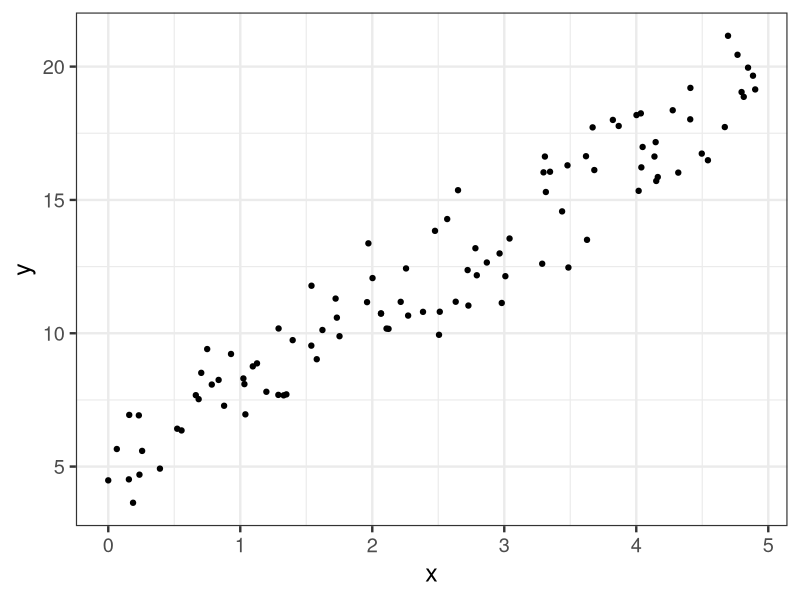
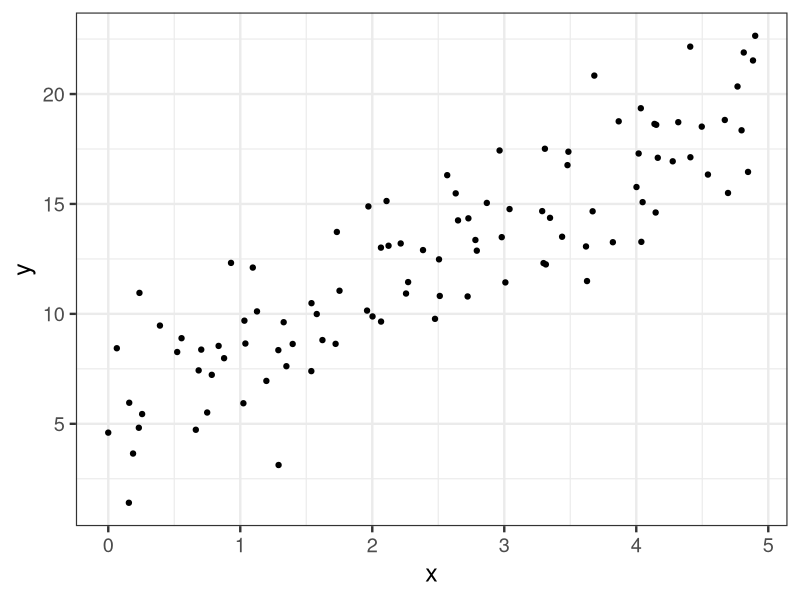
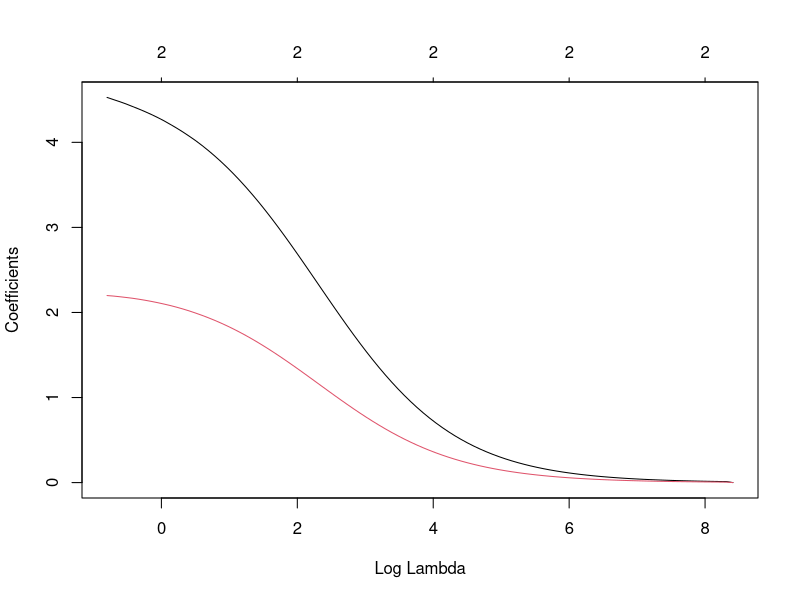

These charts were generated, in order, by the following R code:
## ---- chunk 1
options(width = 95)
library(knitr)
opts_chunk$set(comment="", 
               digits = 3, 
               tidy = FALSE, 
               prompt = TRUE,
               fig.align = 'center')
require(magrittr, quietly = TRUE)
require(ggplot2, quietly = TRUE)
theme_set(theme_bw(base_size = 18) + theme(legend.position = "top"))
## ---- chunk 2
#| echo: true 
#| layout-ncol: 2
set.seed(8740)

# N rows
N <- 100
# predictor x runs from 0-5 in steps of 5/N plus a bit of noise
x <- seq( 0, 5, 5/(N-1) ) + rnorm(N, 0, 0.1)

# when we regress y on x we should: 
#   - estimate an intercept close to 5 
#   - estimate the coefficient of x as close to 3 
dat0 <- 
  tibble::tibble( 
    x = x 
    # y is linearly related to x, plus some noise
    , y = 5 + 3*x + rnorm(N, 0, 1.5)
  )

dat0 %>% 
  ggplot(aes(x = x, y = y)) +
  geom_point()

lm(y~x, dat0)
## ---- chunk 3
# create a list with 100 elements,
# just so we run the regression 100 times
1:100 %>% as.list() %>% 
  # for each element of the list, run the function 
  purrr::map(
    .f = function(...){ # we don't use any of arguments
      # run the regression on the same data
      tibble::tibble( 
        x = x 
        # y is linearly related to x, plus some noise
        , y = 5 + 3*x + rnorm(N, 0, 1.5)
      ) %>% lm(y~., .) %>% 
        # extract the intercept and coefficient
        broom::tidy() %>% 
        dplyr::select(1:2) 
    }
  ) %>% 
  # combine all the estimates
  dplyr::bind_rows() %>% 
  dplyr::group_by(term) %>% 
  # summarize the combined estimates
  dplyr::summarize(
    mean = mean(estimate)
    , variance = var(estimate) 
  ) 
## ---- chunk 4
#| layout-ncol: 2
dat1 <- 
  tibble::tibble( 
    a = x/3 + rnorm(N,0, 0.01)
    , b = x*2/3 + rnorm(N,0, 0.01)
    , y = 5 + 3*(a+b) + rnorm(N, 0, 2)
  )

dat1 %>% 
  ggplot(aes(x = x, y = y)) +
  geom_point()

lm(y ~ a + b, dat1)
## ---- chunk 5
lm(y ~ a + b, dat1) %>% broom::tidy() %>% dplyr::select(1,2) %>% 
  tidyr::pivot_wider(names_from = term, values_from = estimate) %>% 
  dplyr::mutate(
    check = a/3 + 2 * b/3
  )
## ---- chunk 6
# create a list with 100 elements,
# just so we run the regression 100 times
1:100 %>% as.list() %>% 
  # run the 
  purrr::map(
    .f = function(...){ # we don't use any of arguments
      # run the regression on the same data
      tibble::tibble( 
        a = x/3 + rnorm(N,0, 0.01)
        , b = x*2/3 + rnorm(N,0, 0.01)
        , y = 5 + 3*(a+b) + rnorm(N, 0, 2)
      ) %>% lm(y~., .) %>% 
        # extract the intercept and coefficient
        broom::tidy() %>% 
        dplyr::select(1:2) 
    }
  ) %>% 
  # combine all the estimates
  dplyr::bind_rows() %>% 
  dplyr::group_by(term) %>% 
  # summarize the combined estimates
  dplyr::summarize(
    mean = mean(estimate)
    , variance = var(estimate) 
  ) 
## ---- chunk 7
#| layout-ncol: 2
# create the dataset
dat1 <- 
  tibble::tibble( 
    a = x/3 + rnorm(N,0, 0.01)
    , b = x*2/3 + rnorm(N,0, 0.01)
    , y = 5 + 3*(a+b) + rnorm(N, 0, 2)
  )

# fit with glmnet (no cross validation and a range of penalty parameters)
fit1 = glmnet::glmnet(
  y = dat1$y
  , x = model.matrix(y ~ a + b, data = dat1)
  , alpha = 0
)

# plot the coefficient estimates as a function of the penalty parameter lambda
plot(fit1, xvar='lambda')
## ---- chunk 8
#| layout-ncol: 2
# fit with cv.glmnet (cross validation and a range of penalty parameters)
fit_cv <- glmnet::cv.glmnet(
  y = dat1$y
  , x = model.matrix(y ~ a + b, data = dat1)
  , alpha = 0
)

# get coefficients from fit1 with the penalty 
# generating the smallest mse
coef(fit1, s = fit_cv$lambda.min)

# do the check
fit1 %>% broom::tidy() %>% 
  dplyr::filter(lambda == fit_cv$lambda.min) %>% 
  dplyr::select(c(1,3)) %>% 
  tidyr::pivot_wider(names_from = term, values_from = estimate) %>% 
  dplyr::mutate(
    check = a/3 + 2 * b/3
  )
